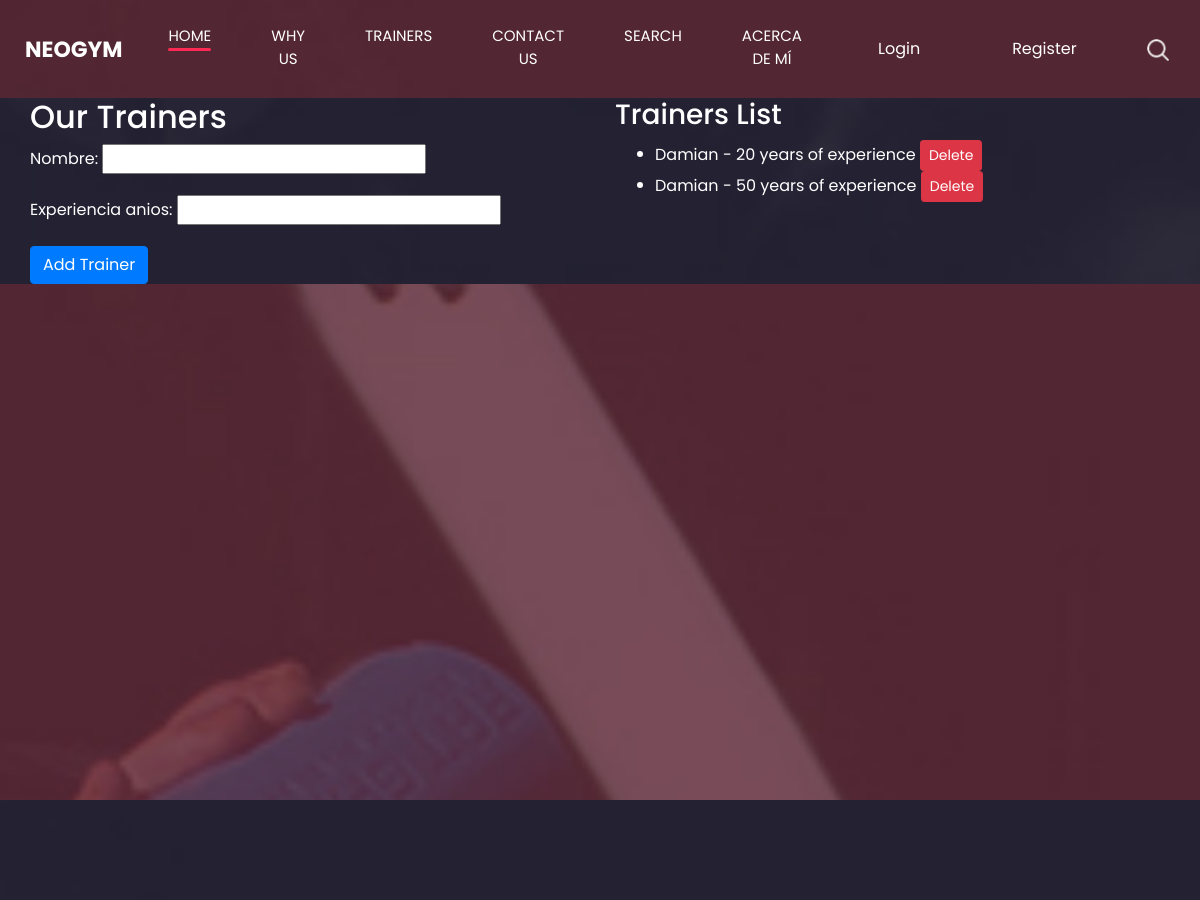
Before: /trainer/ (upper part) with the older database file.
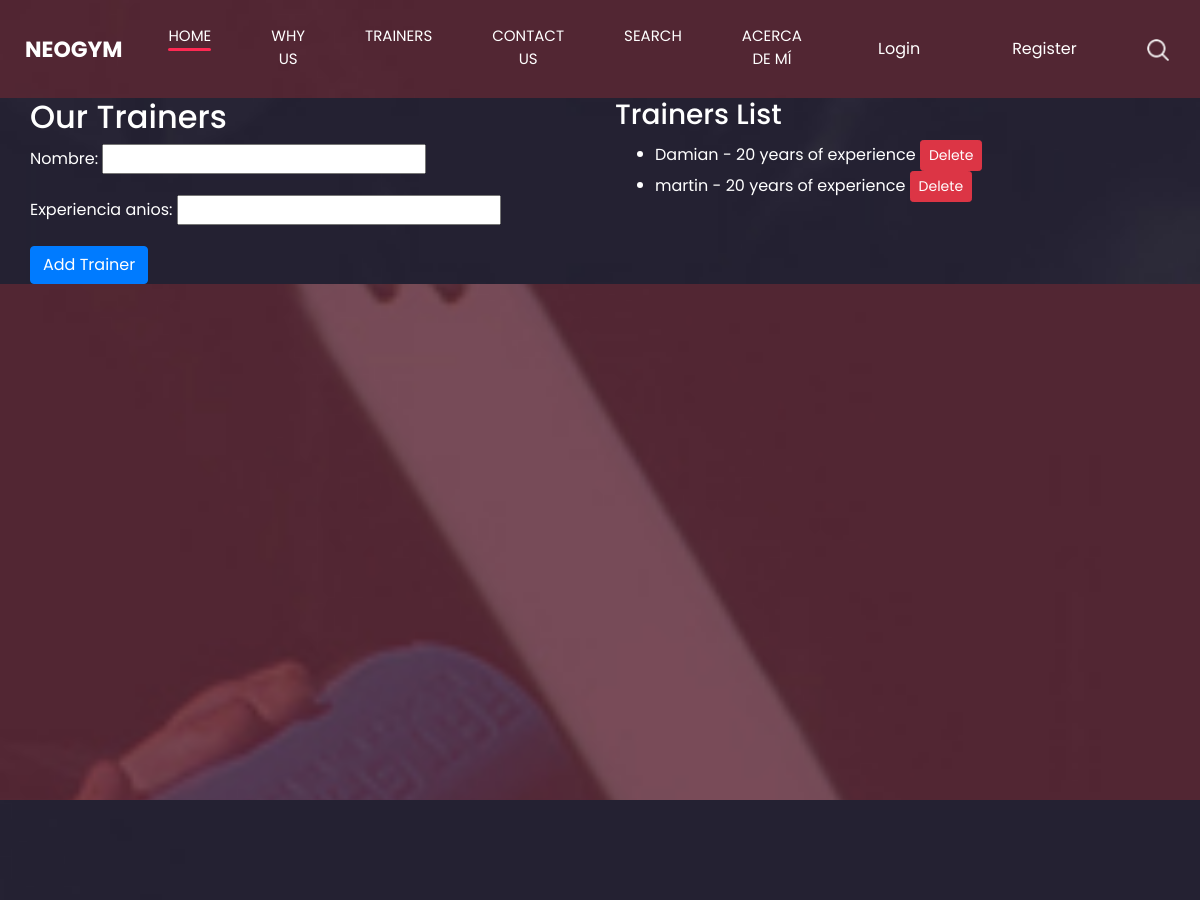
After: the same page with the newer database file.
### main/models.py (models this page shows, shortened)
class Trainer(models.Model):
    nombre = models.CharField(max_length=100)
    experiencia_anios = models.IntegerField()

### main/views.py (the view)
# urls.py: path('trainer/', main_views.trainer, name='trainer'),
def trainer(request):
    if request.method == 'POST':
        form = TrainerForm(request.POST)
        if form.is_valid():
            form.save()
            return redirect('trainer')
    else:
        form = TrainerForm()
    trainers = Trainer.objects.all()
    return render(request, 'main/trainer.html', {'form': form, 'trainers': trainers})

### main/forms.py
class TrainerForm(forms.ModelForm):
    class Meta:
        model = Trainer
        fields = ['nombre', 'experiencia_anios']

### main/templates/main/trainer.html (shortened to what this page needs)
{% extends 'main/index.html' %}
{% block content %}
<section class="trainer_section">
    <div class="container">
        <div class="row">
            <div class="col-md-6">
                <div class="form_container">
                    <h2>Our Trainers</h2>
                    <form method="POST">
                        {{ form.as_p }}
                        <button type="submit" class="btn btn-primary">Add Trainer</button>
                    </form>
                </div>
            </div>
            <div class="col-md-6">
                <div class="trainer_list">
                    <h3>Trainers List</h3>
                    <ul>
                        {% for trainer in trainers %}
                            <li>{{ trainer.nombre }} - {{ trainer.experiencia_anios }} years of experience
                                <form action="{% url 'delete_trainer' trainer.id %}" method="POST" style="display: inline;">
                                    <button type="submit" class="btn btn-danger btn-sm">Delete</button>
                                </form>
                            </li>
                        {% endfor %}
                    </ul>
                </div>
            </div>
        </div>
    </div>
</section>
{% endblock %}

### main/templates/main/index.html (shortened to what this page needs)
<!DOCTYPE html>
<html>
  <head>
    {% load static %}
    <link
      rel="stylesheet"
      type="text/css"
      href="https://cdnjs.cloudflare.com/ajax/libs/OwlCarousel2/2.3.4/assets/owl.carousel.min.css"
    />
    <link
      rel="stylesheet"
      type="text/css"
      href="{% static 'css/bootstrap.css' %}"
    />
    <link href="{% static 'css/style.css' %}" rel="stylesheet" />
    <link href="{% static 'css/responsive.css' %}" rel="stylesheet" />
  </head>
  <body>
    <div class="hero_area">
      <header class="header_section">
        <div class="container-fluid">
          <nav class="navbar navbar-expand-lg custom_nav-container">
            <a class="navbar-brand" href="{% url 'index' %}">
              <span> Neogym </span>
            </a>
            <div class="collapse navbar-collapse" id="navbarSupportedContent">
              <div
                class="d-flex ml-auto flex-column flex-lg-row align-items-center"
              >
                <ul class="navbar-nav">
                  <li class="nav-item active">
                    <a class="nav-link" href="{% url 'index' %}">Home <span class="sr-only">(current)</span></a>
                  </li>
                  <li class="nav-item">
                    <a class="nav-link" href="{% url 'why' %}"> Why us </a>
                  </li>
                  <li class="nav-item">
                    <a class="nav-link" href="{% url 'trainer' %}"> trainers</a>
                  </li>
                  <li class="nav-item">
                    <a class="nav-link" href="{% url 'contact' %}"> Contact Us</a>
                  </li>
                  <li class="nav-item">
                    <a class="nav-link" href="{% url 'search' %}"> Search </a>
                  </li>
                  <li class="nav-item">
                    <a class="nav-link" href="{% url 'about' %}"> Acerca de mí </a>
                  </li>
                </ul>
                <div class="user_option">
                  {% if user.is_authenticated %}
                  <div class="user_info">
                    <img src="{{ user.profile.avatar.url }}" alt="Avatar" class="user_avatar">
                    <span>{{ user.username }}</span>
                    <a class="nav-link" href="{% url 'profile' %}">Profile</a>
                    <form method="post" action="{% url 'logout' %}">
                      {% csrf_token %}
                      <button type="submit" class="nav-link btn btn-link" style="padding: 0; border: none; background: none;">Logout</button>
                    </form>
                  </div>
                {% else %}
                  <a class="nav-link" href="{% url 'login' %}">Login</a>
                  <a class="nav-link" href="{% url 'register' %}">Register</a>
                {% endif %}
                  <form
                    class="form-inline my-2 my-lg-0 ml-0 ml-lg-4 mb-3 mb-lg-0"
                  >
                    <button
                      class="btn my-2 my-sm-0 nav_search-btn"
                      type="submit"
                    ></button>
                  </form>
                </div>
              </div>
            </div>
          </nav>
        </div>
      </header>
      {% block content %} {% endblock %}
    </div>
    <section class="us_section layout_padding">
    </section>
  </body>
</html>

### main/static/css/style.css (style rules this page uses)
body { font-family: 'Poppins', sans-serif; color: #000000; background-color: #ffffff; }
.layout_padding { padding-top: 120px; padding-bottom: 120px; }
.hero_area { height: 100vh; display: -webkit-box; display: -ms-flexbox; display: flex; -webkit-box-orient: vertical; -webkit-box-direction: normal; -ms-flex-direction: column; flex-direction: column; background-image: url(../images/hero-bg.jpg); background-size: cover; background-attachment: fixed; }
.header_section .container-fluid { padding-right: 25px; padding-left: 25px; }
.custom_nav-container.navbar-expand-lg .navbar-nav .nav-item .nav-link { margin: 10px 30px; padding: 0; padding-bottom: 3px; color: #ffffff; text-align: center; position: relative; text-transform: uppercase; font-size: 15px; }
.custom_nav-container.navbar-expand-lg .navbar-nav .nav-item .nav-link::after { display: none; content: ""; position: absolute; left: 0; bottom: 0; width: 100%; height: 3px; border-radius: 5px; background-color: #ffffff; }
.custom_nav-container.navbar-expand-lg .navbar-nav .nav-item.active a::after, .custom_nav-container.navbar-expand-lg .navbar-nav .nav-item:hover a::after { display: block; background-color: #ff2953; }
a, a:hover, a:focus { text-decoration: none; }
.btn, .btn:focus { outline: none !important; -webkit-box-shadow: none; box-shadow: none; }
.user_option { display: -webkit-box; display: -ms-flexbox; display: flex; -webkit-box-align: center; -ms-flex-align: center; align-items: center; }
.user_option a { color: #ffffff; margin: 10px 30px; }
.custom_nav-container .nav_search-btn { background-image: url(../images/search-icon.png); background-size: 22px; background-repeat: no-repeat; background-position-y: 7px; width: 35px; height: 35px; padding: 0; border: none; }
.navbar-brand { display: -webkit-box; display: -ms-flexbox; display: flex; -webkit-box-align: center; -ms-flex-align: center; align-items: center; position: relative; }
.navbar-brand span { font-size: 22px; text-transform: uppercase; font-weight: bold; color: #ffffff; position: relative; z-index: 3; }
.custom_nav-container { z-index: 99999; padding: 15px 0; }
.us_section { background-image: url(../images/us-bg.jpg); background-size: cover; background-attachment: fixed; color: #ffffff; }
.trainer_section { background-image: url(../images/trainer-bg.jpg); background-size: cover; background-attachment: fixed; color: #ffffff; }

### main/static/css/responsive.css (style rules this page uses)
@media (min-width: 1200px) { .container { max-width: 1170px; } }

Changed rows visible on the page:
removed Trainer: nombre "Damian", experiencia_anios "50"
added Trainer: nombre "martin", experiencia_anios "20"
